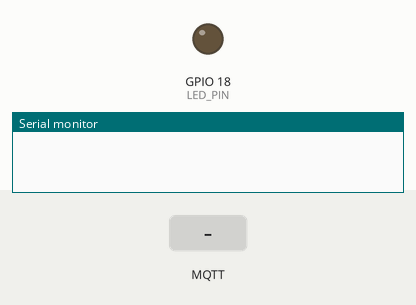
The sketch below on a simulated ESP32. Shown: output pins drawn as LEDs (lit = HIGH), the last lines printed to the serial monitor. The inputs (shaded band) are chosen by the test bench. WiFi joins after 1.5 s; servers stay silent unless stated; no MQTT or app messages arrive unless stated.

Above: at 2.7 s.
2.8 s: MQTT message "ON" arrives on the first subscribed topic
At 4.0 s:
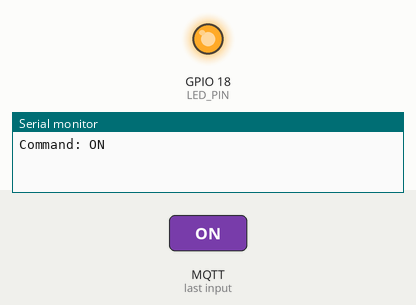
4.3 s: MQTT message "OFF" arrives on the first subscribed topic
At 5.3 s:
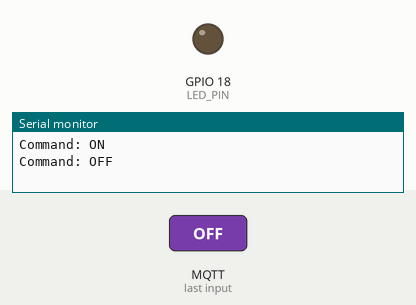
5.8 s: MQTT message "on" arrives on the first subscribed topic
At 6.5 s:
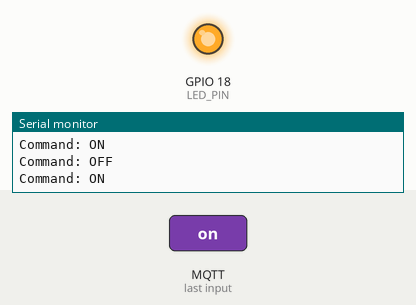
7.3 s: MQTT message "off" arrives on the first subscribed topic
At 7.6 s:
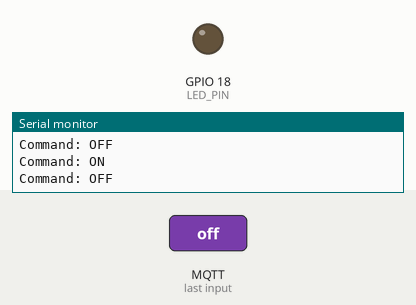
Timing chart, 0 to 9.8 s (numbered marks = the images above; inputs shaded):
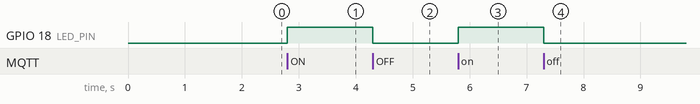

The sketch:

day_59_mqtt_remote_control.ino
```cpp
// Day 59: Control a low-voltage LED from an MQTT message.
#include <WiFi.h>
#include <PubSubClient.h>
const char *SSID="YOUR_WIFI_NAME", *PASSWORD="YOUR_WIFI_PASSWORD";
const char *BROKER="test.mosquitto.org";
const char *TOPIC="esp32-learning-demo/your-unique-id/led";
const int LED_PIN=18;
WiFiClient net;
PubSubClient mqtt(net);
void onMessage(char *topic, byte *payload, unsigned int length){
  String message;
  for(unsigned int i=0;i<length;i++) message+=(char)payload[i];
  message.trim(); message.toUpperCase();
  if(message=="ON") digitalWrite(LED_PIN,HIGH);
  else if(message=="OFF") digitalWrite(LED_PIN,LOW);
  Serial.print("Command: "); Serial.println(message);
}
void connectMqtt(){
  while(!mqtt.connected()){
    String id="ESP32Control-"+String((uint32_t)ESP.getEfuseMac(),HEX);
    if(mqtt.connect(id.c_str())) mqtt.subscribe(TOPIC);
    else delay(3000);
  }
}
void setup(){
  Serial.begin(115200); pinMode(LED_PIN,OUTPUT); digitalWrite(LED_PIN,LOW);
  WiFi.begin(SSID,PASSWORD); while(WiFi.status()!=WL_CONNECTED) delay(300);
  mqtt.setServer(BROKER,1883); mqtt.setCallback(onMessage);
}
void loop(){
  if(!mqtt.connected()) connectMqtt();
  mqtt.loop();
}
```

Measured:
- after the input at 2.8 s, GPIO 18 (LED_PIN): LOW → HIGH at once
- after the input at 4.3 s, GPIO 18 (LED_PIN): HIGH → LOW at once
- after the input at 5.8 s, GPIO 18 (LED_PIN): LOW → HIGH at once
- after the input at 7.3 s, GPIO 18 (LED_PIN): HIGH → LOW at once
